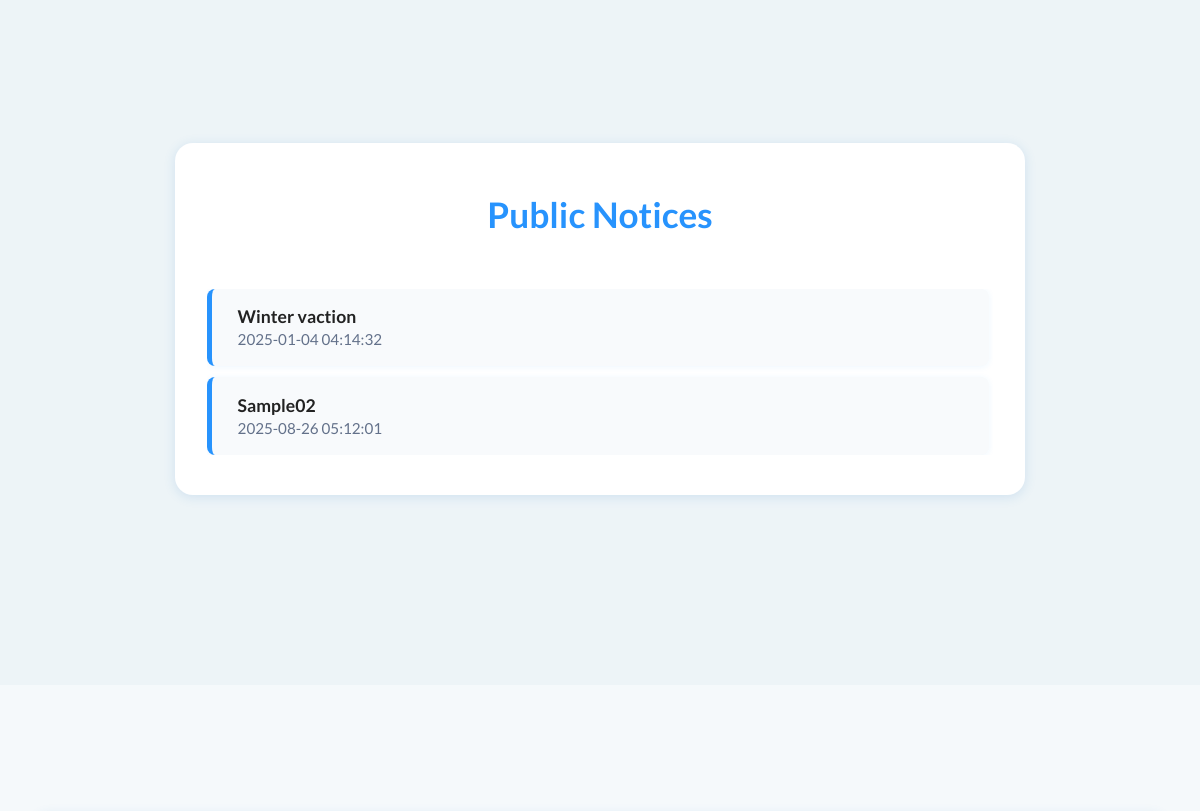
Before: / (middle part) with the older database file.
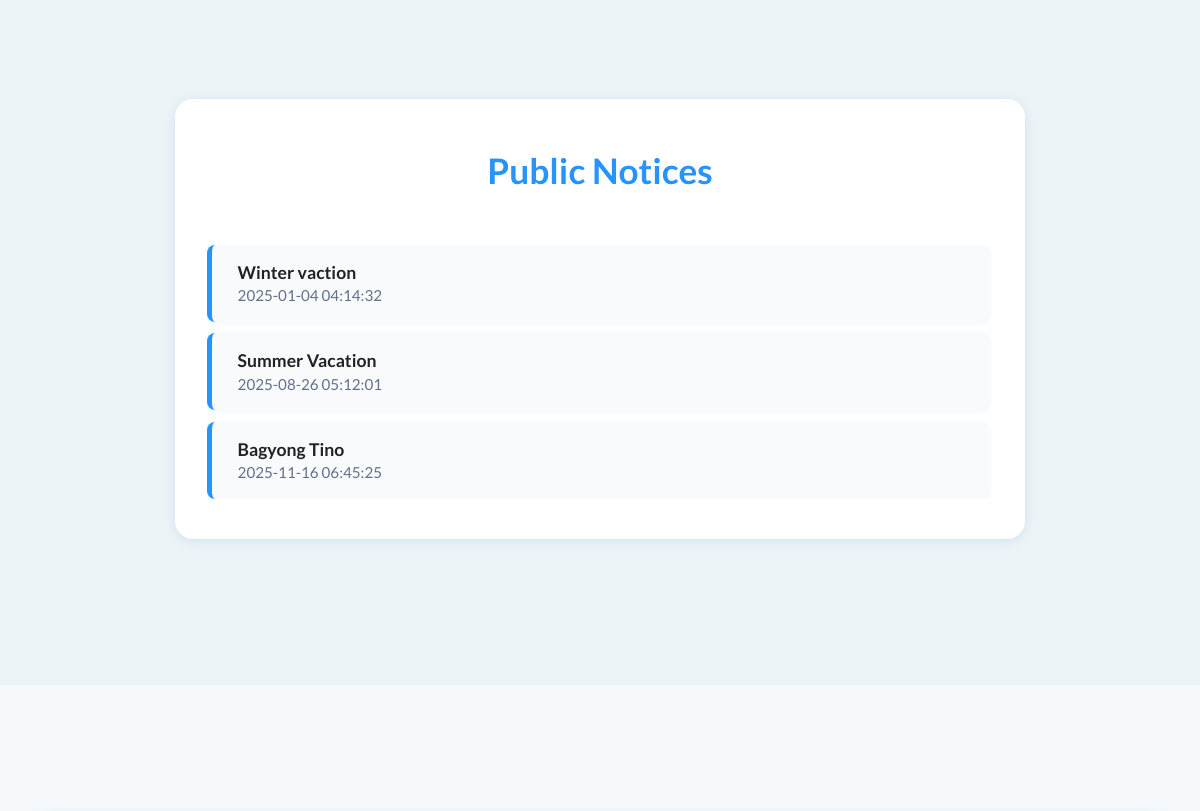
After: the same page with the newer database file.
### tables this page shows
CREATE TABLE `tblpublicnotice` (
  `ID` int(5) NOT NULL,
  `NoticeTitle` varchar(200) DEFAULT NULL,
  `NoticeMessage` mediumtext DEFAULT NULL,
  `CreationDate` timestamp NULL DEFAULT current_timestamp()
);

### index.php (the view, shortened to what this page needs)
<?php
include('includes/dbconnection.php');
?>
<!doctype html>
<html>
<head>
  <link href="css/bootstrap.css" rel="stylesheet" type="text/css" media="all">
  <link href="css/style.css" rel="stylesheet" type="text/css" />
  <link rel="stylesheet" type="text/css"
    href="https://cdnjs.cloudflare.com/ajax/libs/font-awesome/6.0.0-beta3/css/all.min.css">
  <link rel="stylesheet" type="text/css" href="css/default.css" />
  <link rel="stylesheet" type="text/css" href="css/component.css" />
  <div id="notice" class="modern-notices-section">
    <div class="modern-section-container">
      <div class="modern-card modern-notice-card">
        <h3 class="modern-section-title">Public Notices</h3>
        <div class="modern-notices-list-wrapper">
          <div class="modern-notices-list">
            <?php
            $sql = "SELECT * from tblpublicnotice";
            $query = $dbh->prepare($sql);
            $query->execute();
            $results = $query->fetchAll(PDO::FETCH_OBJ);
            if ($query->rowCount() > 0) {
              foreach ($results as $row) { ?>
                <a class="modern-notice-link" href="#" data-id="<?php echo (int) $row->ID; ?>">
                  <div class="modern-notice-title"><?php echo htmlentities($row->NoticeTitle); ?></div>
                  <div class="modern-notice-date"><?php echo htmlentities($row->CreationDate); ?></div>
                </a>
              <?php }
            } else {
              echo '<p class="text-muted">No public notices at this time.</p>';
            } ?>
          </div>
        </div>
      </div>
    </div>
  </div>
  <div id="contact" class="modern-section" style="padding-top: 0;">
    <div class="modern-section-container">
    </div>
  </div>
</body>
</html>

### css/style.css (style rules this page uses)
html, body { font-family: 'Open Sans', sans-serif; font-size: 100%; background: #FFf; }
body a { transition: 0.5s all; -webkit-transition: 0.5s all; -moz-transition: 0.5s all; -o-transition: 0.5s all; -ms-transition: 0.5s all; }
h1, h2, h3, h4, h5, h6 { margin: 0; }
.grid_5 h1, h2, h3, h4, h5, h6 { padding: 12px 0; }
.modern-section { background: #f5f9fb; padding: 3em 0 2em 0; min-height: 750px; display: flex; }
.modern-section-container { max-width: 1600px; margin: 0 auto; padding: 0 2em; display: flex; flex-direction: column; align-items: center; gap: 2em; justify-content: center; flex-grow: 1; }
.modern-card { background: #fff; border-radius: 18px; box-shadow: 0 2px 12px #3382c928; padding: 2.5em 2em; margin: 0 auto; width: 100%; max-width: 700px; display: flex; flex-direction: column; align-items: center; transition: box-shadow 0.2s; }
.modern-section-title { font-size: 2.2em; color: #2793FD; margin-bottom: 0.4em; font-weight: 700; text-align: center; }
.modern-notices-section { padding: 2em 0 4em 0; background: #edf4f7; min-height: 700px; display: flex; }
.modern-notice-card { width: 100%; max-width: 850px; }
.modern-notices-list-wrapper { max-height: 325px; overflow-y: auto; padding-right: 4px; width: 100%; margin-top: 1.8em; }
.modern-notices-list { display: flex; flex-direction: column; gap: 0.7em; }
.modern-notice-link { display: block; background: #f8fafc; border-radius: 8px; box-shadow: 0 1px 6px #2793fd14; padding: 0.95em 1.6em; text-decoration: none; color: #222; transition: background 0.16s, box-shadow 0.16s; border-left: 5px solid #2793FD; margin: 0; }
.modern-notice-title { font-weight: 600; font-size: 1.1em; }
.modern-notice-date { font-size: 0.95em; color: #63718a; }
.modern-btn, .modern-card, .modern-notice-link, .modal .btn { transition: all 0.3s ease-in-out; }

### css/default.css (style rules this page uses)
*, *:after, *:before { -webkit-box-sizing: border-box; -moz-box-sizing: border-box; box-sizing: border-box; }
body, html { font-size: 100%; padding: 0; margin: 0; }
a { color: #888; text-decoration: none; }

Changed rows visible on the page:
changed tblpublicnotice: NoticeTitle "Sample02" → "Summer Vacation"
added tblpublicnotice: NoticeTitle "Bagyong Tino", CreationDate "2025-11-16 06:45:25"
